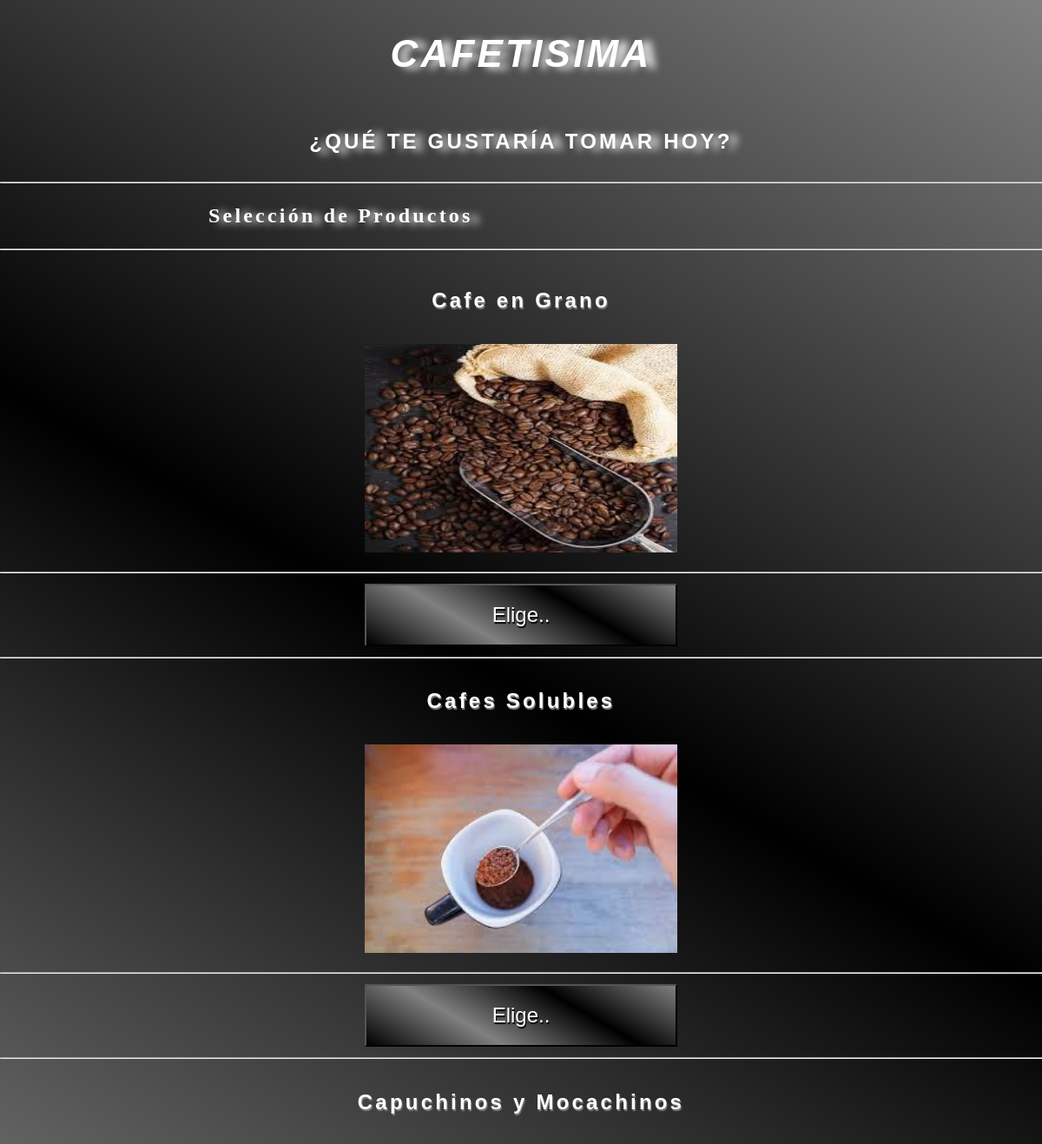
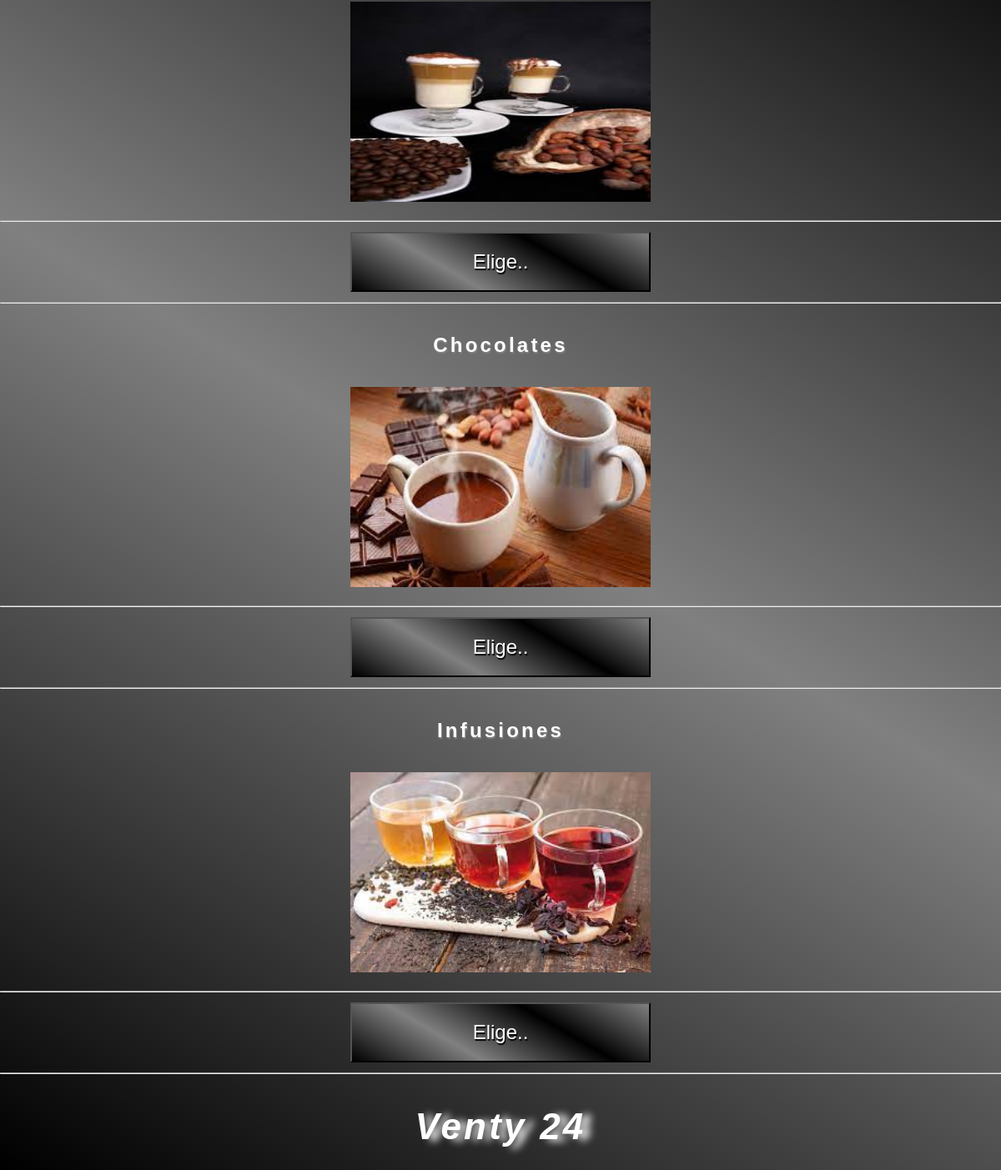
The page / on the database its author committed (2 pictures, top to bottom).
### tables this page shows
CREATE TABLE `categorias` (
  `id` int(2) UNSIGNED NOT NULL,
  `nombre` varchar(30) NOT NULL,
  `imagen` varchar(255) NOT NULL
);

### index.php (the view, shortened to what this page needs)
<?php
require_once "crud/conexion.php";
?>
<?php include "templates/header.php"; ?>
<?php
$consulta = $conexion->query("SELECT * FROM categorias");
while ($elemento = $consulta->fetch_object()) {
    $id = $elemento->id;
    $nombre = $elemento->nombre;
    $imagen = $elemento->imagen;
    echo "<h4 class='h4'>" . $nombre . "</h4>";
    echo "<img src ='uploads/" . $imagen . " 'class='img'><hr>";
    echo "<a href ='listado.php?id=$id' ><input type = 'submit' class='btn' value = 'Elige..'></a><hr>";
}
?>
<?php
require_once "templates/footer.php";
?>

### templates/header.php (shortened to what this page needs)
<!doctype html>
<html lang="en">
<head>
    <link rel="stylesheet" type="text/css" href="css/style.min.css" />
</head>
<body>
    <header>
        <div class="header">
            <h1 class="h1"><i>CAFETISIMA</i></h1>
            <h2 class="h2">¿Qué te gustaría tomar hoy?</h2>
        </div>
        <hr>
        <?php
        if (isset($_POST['nombre'])) {
            $nombre = $_POST['nombre'];
            $consultaSQL = "SELECT * FROM categorias WHERE nombre LIKE '%$nombre%'";
            $nombre = ($nombre != "") ? 'Selección de Productos (' . $_POST['nombre'] . ')' : 'Selección de Productos';
        } else {
            $nombre = 'Selección de Productos';
        }
        echo "<h3 class='h3'>$nombre</h3><hr>";
        ?>
    </header>
    <main>
        <div class="container">

### templates/footer.php (shortened to what this page needs)
</div>
</main>
<footer>
  <div class="footer">
    <h1 class="h1"><i>Venty 24</i></h1>
  </div>
</footer>
<link rel="stylesheet" type="text/css" href="css/style.min.css" />
</body>
</html>

### rows shown on the page
categorias: nombre "Cafe en Grano", imagen (picture)
categorias: nombre "Cafes Solubles", imagen (picture)
categorias: nombre "Capuchinos y Mocachinos", imagen (picture)
categorias: nombre "Chocolates", imagen (picture)
categorias: nombre "Infusiones", imagen (picture)

### other values the page prints
$nombre "Selección de Productos"
